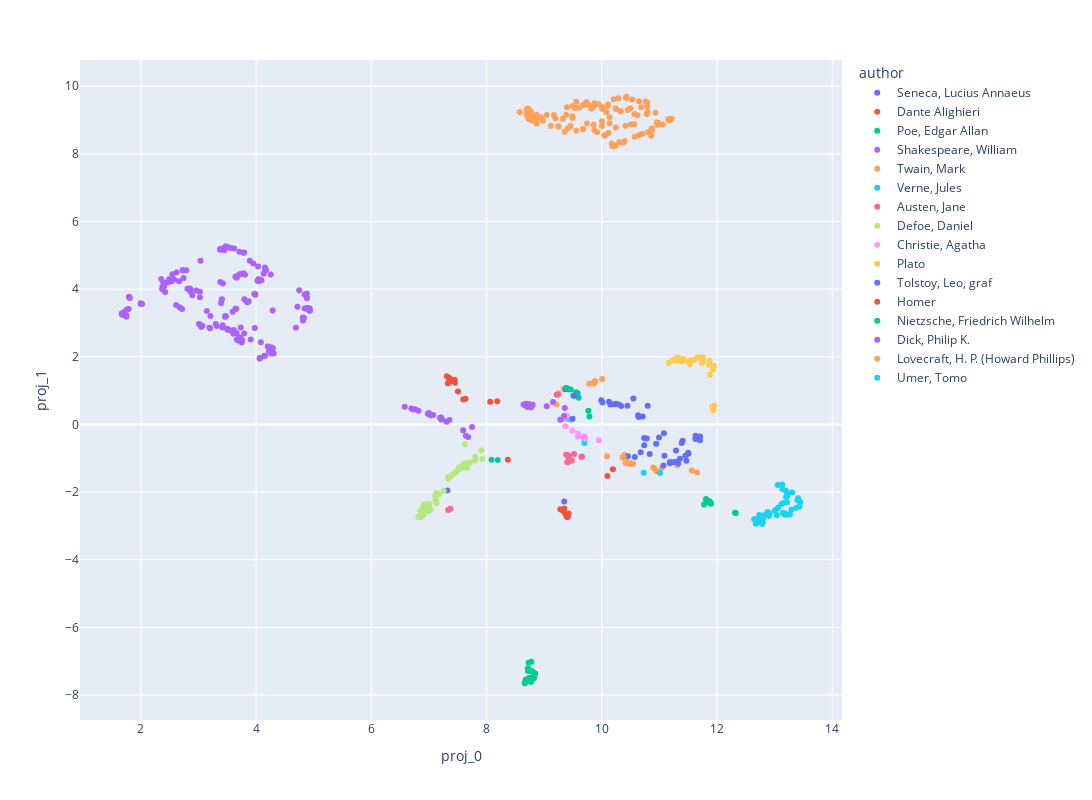

The notebook cell saved with this chart:
### Code cell
fig = px.scatter(data_frame = library_select_proj,
                 x='proj_0',
                 y='proj_1',
                 width=1200,
                 height=800,
                 color= 'author',
                 hover_data= ['title']
                 )

fig.show()

### Figure 1 — Plotly figure (JSON) as saved in the notebook; plotly's stock layout.template omitted (floating-point values rounded to 4 significant figures; data arrays with more than 128 entries replaced by an {"elided": "..."} marker saying what was removed)
{"data": [{"customdata": [["Apocolocyntosis"], ["L. Annaeus Seneca on Benefits"], ["Two Tragedies of Seneca: Medea and The Daughters of Troy: Rendered into English Verse"], ["Seneca's Morals of a Happy Life, Benefits, Anger and Clemency"], ["The Tragedies of Seneca: Translated into English Verse, to Which Have Been Appended Comparative Analyses of the Corresponding Greek and Roman Plays, and a Mythological Index"], ["Index of the Project Gutenberg Works of Lucius Annaeus Seneca"], ["Minor Dialogues, Together With the Dialogue on Clemency"]], "hovertemplate": "author=Seneca, Lucius Annaeus<br>proj_0=%{x}<br>proj_1=%{y}<br>title=%{customdata[0]}<extra></extra>", "legendgroup": "Seneca, Lucius Annaeus", "marker": {"color": "#636efa", "symbol": "circle"}, "mode": "markers", "name": "Seneca, Lucius Annaeus", "orientation": "v", "showlegend": true, "type": "scatter", "x": [9.579, 10.8, 10.55, 7.319, 9.348, 9.421, 11.18], "xaxis": "x", "y": [0.9246, 0.5503, 0.7637, -1.956, -2.281, 1.039, -1.149], "yaxis": "y"}, {"customdata": [["Divine Comedy, Longfellow's Translation, Hell"], ["Divine Comedy, Longfellow's Translation, Purgatory"], ["Divine Comedy, Longfellow's Translation, Paradise"], ["Divine Comedy, Longfellow's Translation, Complete"], ["Divine Comedy, Cary's Translation, Hell"], ["Divine Comedy, Cary's Translation, Purgatory"], ["Divine Comedy, Cary's Translation, Paradise"], ["Divine Comedy, Cary's Translation, Complete"], ["The Banquet (Il Convito)"], ["The Divine Comedy, Volume 1, Hell"], ["The Divine Comedy, Volume 2, Purgatory"], ["The Divine Comedy, Volume 3, Paradise"], ["The New Life (La Vita Nuova)"], ["The Divine Comedy of Dante Alighieri: The Inferno"], ["The Vision of Dante: A story for little children and a talk to their mothers: (Second Edition)"], ["The vision of hell.: By Dante Alighieri.; Translated by Rev. Henry Francis Cary, M.A.; and illustrated with the seventy-five designs of Gustave Doré."], ["The Divine Comedy by Dante, Illustrated, Purgatory, Complete"], ["The Divine Comedy by Dante, Illustrated, Paradise, Complete"], ["The divine comedy"]], "hovertemplate": "author=Dante Alighieri<br>proj_0=%{x}<br>proj_1=%{y}<br>title=%{customdata[0]}<extra></extra>", "legendgroup": "Dante Alighieri", "marker": {"color": "#EF553B", "symbol": "circle"}, "mode": "markers", "name": "Dante Alighieri", "orientation": "v", "showlegend": true, "type": "scatter", "x": [7.327, 7.375, 7.357, 7.375, 7.369, 7.358, 7.394, 7.405, 8.063, 7.502, 7.634, 7.594, 8.185, 8.368, 9.221, 7.452, 7.31, 7.445, 7.348], "xaxis": "x", "y": [1.218, 1.28, 1.284, 1.271, 1.283, 1.366, 1.307, 1.296, 0.6703, 0.976, 0.7617, 0.7403, 0.6881, -1.045, 0.8848, 1.23, 1.425, 1.32, 1.375], "yaxis": "y"}, {"customdata": [["The Complete Poetical Works of Edgar Allan Poe: Including Essays on Poetry"], ["First Project Gutenberg Collection of Edgar Allan Poe"], ["The Cask of Amontillado"], ["The Masque of the Red Death"], ["The Raven"], ["Le Corbeau = The Raven"], ["The Raven"], ["The Works of Edgar Allan Poe — Volume 1"], ["The Works of Edgar Allan Poe — Volume 2"], ["The Works of Edgar Allan Poe — Volume 3"], ["The Works of Edgar Allan Poe — Volume 4"], ["The Works of Edgar Allan Poe — Volume 5"], ["The Works of Edgar Allan Poe, The Raven Edition: Table Of Contents And Index Of The Five Volumes"], ["Eureka: A Prose Poem"], ["The Raven: Illustrated"], ["The Bells, and Other Poems"], ["The Narrative of Arthur Gordon Pym of Nantucket: Comprising the details of a mutiny and atrocious butchery on board the American brig Grampus, on her way to the South Seas, in the month of June, 1827."], ["The Raven, and The Philosophy of Composition"], ["Selections from Poe"]], "hovertemplate": "author=Poe, Edgar Allan<br>proj_0=%{x}<br>proj_1=%{y}<br>title=%{customdata[0]}<extra></extra>", "legendgroup": "Poe, Edgar Allan", "marker": {"color": "#00cc96", "symbol": "circle"}, "mode": "markers", "name": "Poe, Edgar Allan", "orientation": "v", "showlegend": true, "type": "scatter", "x": [11.82, 9.598, 9.459, 9.504, 9.373, 9.57, 9.554, 11.89, 11.77, 12.31, 11.9, 11.81, 11.84, 9.782, 9.363, 9.767, 12.32, 9.548, 11.87], "xaxis": "x", "y": [-2.21, 0.7858, 1.033, 0.846, 1.08, 0.8985, 0.9535, -2.32, -2.37, -2.615, -2.344, -2.216, -2.298, 0.2385, 1.043, 0.4021, -2.618, 0.8721, -2.27], "yaxis": "y"}, {"customdata": {"elided": "178x1 str values"}, "hovertemplate": "author=Shakespeare, William<br>proj_0=%{x}<br>proj_1=%{y}<br>title=%{customdata[0]}<extra></extra>", "legendgroup": "Shakespeare, William", "marker": {"color": "#ab63fa", "symbol": "circle"}, "mode": "markers", "name": "Shakespeare, William", "orientation": "v", "showlegend": true, "type": "scatter", "x": {"elided": "178 float values"}, "xaxis": "x", "y": {"elided": "178 float values"}, "yaxis": "y"}, {"customdata": [["The Tragedy of Pudd'nhead Wilson"], ["Extract from Captain Stormfield's Visit to Heaven"], ["A Horse's Tale"], ["A Tramp Abroad"], ["The Man That Corrupted Hadleyburg"], ["The $30,000 Bequest, and Other Stories"], ["The Prince and the Pauper"], ["Extracts from Adam's Diary, translated from the original ms."], ["Editorial Wild Oats"], ["Chapters from My Autobiography"], ["Is Shakespeare Dead?: From My Autobiography"], ["Life on the Mississippi"], ["On the Decay of the Art of Lying"], ["Personal Recollections of Joan of Arc — Volume 1"], ["Personal Recollections of Joan of Arc — Volume 2"], ["The Works of Mark Twain: An Index of all Project Gutenberg Editions"], ["Following the Equator: A Journey Around the World"], ["In Defence of Harriet Shelley"], ["Fenimore Cooper's Literary Offences"], ["Essays on Paul Bourget"], ["A Dog's Tale"], ["Mark Twain's Burlesque Autobiography"], ["The Innocents Abroad"], ["Roughing It"], ["The Gilded Age: A Tale of Today"], ["The American Claimant"], ["A Double Barrelled Detective Story"], ["The Stolen White Elephant"], ["Some Rambling Notes of an Idle Excursion"], ["The Facts Concerning the Recent Carnival of Crime in Connecticut"], ["Alonzo Fitz, and Other Stories"], ["Those Extraordinary Twins"], ["The Mysterious Stranger, and Other Stories"], ["Christian Science"], ["Mark Twain's Speeches"], ["Sketches New and Old"], ["1601: Conversation as it was by the Social Fireside in the Time of the Tudors"], ["Goldsmith's Friend Abroad Again"], ["The Curious Republic of Gondour, and Other Whimsical Sketches"], ["Mark Twain's Letters — Volume 1 (1853-1866)"], ["Mark Twain's Letters — Volume 2 (1867-1875)"], ["Mark Twain's Letters — Volume 3 (1876-1885)"], ["Mark Twain's Letters — Volume 4 (1886-1900)"], ["Mark Twain's Letters — Volume 5 (1901-1906)"], ["Mark Twain's Letters — Volume 6 (1907-1910)"], ["Mark Twain's Letters — Complete (1853-1910)"], ["The Entire Project Gutenberg Works of Mark Twain"], ["The Adventures of Huckleberry Finn (Tom Sawyer's Comrade)"], ["How to Tell a Story, and Other Essays"], ["The Man That Corrupted Hadleyburg, and Other Stories"], ["The Treaty With China, its Provisions Explained: New York Tribune, Tuesday, August 28, 1868"], ["Quotations from the Project Gutenberg Editions of the Works of Mark Twain"], ["The Mysterious Stranger: A Romance"], ["The Innocents Abroad — Volume 01"], ["The Innocents Abroad — Volume 02"], ["The Innocents Abroad — Volume 03"], ["The Innocents Abroad — Volume 04"], ["The Innocents Abroad — Volume 05"], ["The Innocents Abroad — Volume 06"], ["A Tramp Abroad — Volume 01"], ["A Tramp Abroad — Volume 02"], ["A Tramp Abroad — Volume 03"], ["A Tramp Abroad — Volume 04"], ["A Tramp Abroad — Volume 05"], ["A Tramp Abroad — Volume 06"], ["A Tramp Abroad — Volume 07"], ["Following the Equator: A Journey Around the World. Part 1"], ["Following the Equator: A Journey Around the World. Part 2"], ["Following the Equator: A Journey Around the World. Part 3"], ["Following the Equator: A Journey Around the World. Part 4"], ["Following the Equator: A Journey Around the World. Part 5"], ["Following the Equator: A Journey Around the World. Part 6"], ["Following the Equator: A Journey Around the World. Part 7"], ["The Gilded Age, Part 1."], ["The Gilded Age, Part 2."], ["The Gilded Age, Part 3."], ["The Gilded Age, Part 4."], ["The Gilded Age, Part 5."], ["The Gilded Age, Part 6."], ["The Gilded Age, Part 7."], ["Sketches New and Old, Part 1."], ["Sketches New and Old, Part 2."], ["Sketches New and Old, Part 3."], ["Sketches New and Old, Part 4."], ["Sketches New and Old, Part 5."], ["Sketches New and Old, Part 6."], ["Sketches New and Old, Part 7."], ["Merry Tales"], ["Moments with Mark Twain"], ["The £1,000,000 bank-note, and other new stories"], ["To the Person Sitting in Darkness"], ["King Leopold's Soliloquy: A Defense of His Congo Rule"], ["Europe and elsewhere"], ["Adventures of Huckleberry Finn, Chapters 01 to 05"], ["Adventures of Huckleberry Finn, Chapters 06 to 10"], ["Adventures of Huckleberry Finn, Chapters 11 to 15"], ["Adventures of Huckleberry Finn, Chapters 16 to 20"], ["Adventures of Huckleberry Finn, Chapters 21 to 25"], ["Adventures of Huckleberry Finn, Chapters 26 to 30"], ["Adventures of Huckleberry Finn, Chapters 31 to 35"], ["Adventures of Huckleberry Finn, Chapters 36 to the Last"], ["The Prince and the Pauper, Part 1."], ["The Prince and the Pauper, Part 2."], ["The Prince and the Pauper, Part 3."], ["The Prince and the Pauper, Part 4."], ["The Prince and the Pauper, Part 5."], ["The Prince and the Pauper, Part 6."], ["The Prince and the Pauper, Part 7."], ["The Prince and the Pauper, Part 8."], ["The Prince and the Pauper, Part 9."], ["The Adventures of Tom Sawyer, Part 1."], ["The Adventures of Tom Sawyer, Part 2."], ["The Adventures of Tom Sawyer, Part 3."], ["The Adventures of Tom Sawyer, Part 4."], ["The Adventures of Tom Sawyer, Part 5."], ["The Adventures of Tom Sawyer, Part 6."], ["The Adventures of Tom Sawyer, Part 7."], ["The Adventures of Tom Sawyer, Part 8."], ["A Connecticut Yankee in King Arthur's Court, Part 1."], ["A Connecticut Yankee in King Arthur's Court, Part 2."], ["A Connecticut Yankee in King Arthur's Court, Part 3."], ["A Connecticut Yankee in King Arthur's Court, Part 4."], ["A Connecticut Yankee in King Arthur's Court, Part 5."], ["A Connecticut Yankee in King Arthur's Court, Part 6."], ["A Connecticut Yankee in King Arthur's Court, Part 7."], ["A Connecticut Yankee in King Arthur's Court, Part 8."], ["A Connecticut Yankee in King Arthur's Court, Part 9."], ["Eve's Diary, Complete"]], "hovertemplate": "author=Twain, Mark<br>proj_0=%{x}<br>proj_1=%{y}<br>title=%{customdata[0]}<extra></extra>", "legendgroup": "Twain, Mark", "marker": {"color": "#FFA15A", "symbol": "circle"}, "mode": "markers", "name": "Twain, Mark", "orientation": "v", "showlegend": true, "type": "scatter", "x": [10.43, 9.606, 10.54, 10.68, 9.671, 10.87, 9.87, 9.734, 9.489, 10.95, 9.354, 11.56, 9.21, 10.3, 10.4, 9.25, 10.79, 9.323, 8.723, 9.252, 8.698, 9.045, 10.99, 11.65, 10.37, 10.89, 9.818, 9.169, 9.673, 8.758, 10.91, 10.36, 10.04, 10.39, 10.24, 10.86, 9.112, 10.42, 9.917, 10.93, 10.8, 11.18, 11.21, 10.62, 11.17, 11.15, 11.06, 10.57, 8.722, 10.24, 8.576, 9.38, 10.05, 10.56, 10.78, 10.95, 10.98, 10.41, 10.51, 9.555, 9.556, 11.04, 10.08, 10.79, 10.21, 11.31, 10.76, 10.29, 10.43, 10.5, 10.64, 10.42, 10.53, 10.0, 10.24, 9.535, 10.45, 10.2, 10.17, 10.19, 10.11, 10.14, 10.71, 10.65, 9.673, 10.57, 10.25, 10.13, 10.96, 10.87, 8.695, 8.771, 10.79, 9.708, 9.873, 10.1, 10.11, 10.0, 10.32, 10.01, 10.33, 8.806, 8.943, 8.729, 8.977, 9.743, 10.5, 8.866, 8.858, 9.787, 9.193, 10.0, 9.858, 10.41, 9.494, 8.864, 8.695, 9.458, 9.488, 9.455, 9.243, 9.947, 9.411, 9.855, 10.44, 10.5, 9.394, 8.788], "xaxis": "x", "y": [-1.085, 9.362, -1.163, 9.376, 9.442, 8.754, 8.705, 9.532, 9.117, -1.392, 8.654, -1.365, 0.5876, 8.351, 8.381, 0.9191, 9.52, 9.041, 9.073, 8.805, 9.14, 9.151, 8.87, -1.419, 8.333, -1.276, 9.344, 9.153, 8.732, 9.01, -1.311, -0.9723, 8.552, -0.9014, 9.353, 8.533, 8.833, -1.008, 8.64, 9.218, 8.648, 9.024, 9.036, 9.14, 8.993, 9.034, 8.871, 9.176, 9.339, 8.779, 9.241, 9.161, 8.535, 8.873, 9.175, 8.93, 8.921, 8.834, 8.877, 9.544, 8.682, -1.281, 9.233, 9.404, 9.612, -1.208, 9.548, 9.647, 9.69, 9.348, 9.555, 9.652, 9.612, 8.963, 8.249, 9.356, 9.297, 8.218, 8.305, 8.233, 8.615, 9.082, 8.594, 8.559, 8.734, 8.508, 9.326, 8.907, 8.865, 8.698, 9.231, 9.253, 9.249, 9.471, 9.499, 9.412, 9.46, 9.384, 9.26, 9.325, 9.264, 8.978, 9.085, 9.034, 8.978, 8.9, -1.169, 8.898, 9.021, 9.437, 9.051, 8.827, 9.394, -1.141, 9.415, 9.157, 9.311, 0.1342, 9.058, 8.827, 8.816, 9.47, 8.76, 8.863, -1.155, -1.145, 9.377, 9.11], "yaxis": "y"}, {"customdata": [["An Antarctic Mystery"], ["Around the World in Eighty Days"], ["The Adventures of a Special Correspondent Among the Various Races and Countries of Central Asia: Being the Exploits and Experiences of Claudius Bombarnac of \"The Twentieth Century\""], ["Facing the Flag"], ["Dick Sand: A Captain at Fifteen"], ["The Mysterious Island"], ["The Moon-Voyage"], ["Ticket No. \"9672\""], ["Off on a Comet! a Journey through Planetary Space"], ["The Underground City; Or, The Black Indies: (Sometimes Called The Child of the Cavern)"], ["A Voyage in a Balloon (1852)"], ["All Around the Moon"], ["Twenty Thousand Leagues under the Sea"], ["The Survivors of the Chancellor: Diary of J.R. Kazallon, Passenger"], ["The Survivors of the Chancellor"], ["Michael Strogoff; Or, The Courier of the Czar"], ["A Journey to the Centre of the Earth"], ["In the Year 2889"], ["In Search of the Castaways; Or, The Children of Captain Grant"], ["The Secret of the Island"], ["Around the World in Eighty Days. Junior Deluxe Edition"], ["The English at the North Pole: Part I of the Adventures of Captain Hatteras"], ["Godfrey Morgan: A Californian Mystery"], ["Celebrated Travels and Travellers, Part 1.: The Exploration of the World"], ["Twenty Thousand Leagues Under the Seas: An Underwater Tour of the World"], ["Celebrated Travels and Travellers, Part 2.: The Great Navigators of the Eighteenth Century"], ["Celebrated Travels and Travellers, Part 3.: The Great Explorers of the Nineteenth Century"], ["The Pearl of Lima: A Story of True Love"], ["A Winter Amid the Ice, and Other Thrilling Stories"], ["The Voyages and Adventures of Captain Hatteras"], ["Eight Hundred Leagues on the Amazon"], ["Round the World in Eighty Days"], ["Abandoned"], ["Five Weeks in a Balloon: Or, Journeys and Discoveries in Africa by Three Englishmen"], ["A Journey into the Interior of the Earth"], ["Robur the Conqueror"], ["The Master of the World"], ["From the Earth to the Moon, Direct in Ninety-Seven Hours and Twenty Minutes: and a Trip Round It"], ["In Search of the Castaways: A Romantic Narrative of the Loss of Captain Grant of the Brig Britannia and of the Adventures of His Children and Friends in His Discovery and Rescue"], ["Index of the Project Gutenberg Works of Jules Verne"], ["The Purchase of the North Pole: A sequel to \"From the earth to the moon\""], ["The Castaways of the Flag: The Final Adventures of the Swiss Family Robinson"], ["Meridiana: The Adventures of Three Englishmen and Three Russians: In  South Africa"], ["A Floating City, and The Blockade Runners"], ["The Fur Country: Or, Seventy Degrees North Latitude"], ["The Mysterious Island"]], "hovertemplate": "author=Verne, Jules<br>proj_0=%{x}<br>proj_1=%{y}<br>title=%{customdata[0]}<extra></extra>", "legendgroup": "Verne, Jules", "marker": {"color": "#19d3f3", "symbol": "circle"}, "mode": "markers", "name": "Verne, Jules", "orientation": "v", "showlegend": true, "type": "scatter", "x": [13.21, 13.44, 13.15, 13.14, 13.14, 12.67, 13.02, 9.696, 13.43, 13.05, 9.694, 13.0, 12.78, 12.88, 12.92, 13.22, 12.85, 9.4, 12.8, 12.78, 13.4, 13.27, 13.19, 12.68, 12.75, 12.79, 12.64, 13.13, 13.06, 13.22, 13.18, 13.41, 12.7, 12.9, 13.04, 13.2, 13.38, 13.21, 12.73, 13.29, 13.3, 13.23, 13.12, 13.18, 12.8, 12.79], "xaxis": "x", "y": [-2.299, -2.292, -2.324, -1.91, -2.62, -2.934, -2.547, -0.5495, -2.424, -1.792, -0.4108, -2.542, -2.717, -2.586, -2.631, -2.671, -2.662, 0.1737, -2.689, -2.947, -2.238, -2.661, -1.957, -2.803, -2.775, -2.771, -2.803, -1.774, -2.462, -2.108, -2.626, -2.179, -2.873, -2.704, -2.686, -2.142, -2.467, -2.118, -2.674, -2.524, -2.009, -2.036, -2.36, -2.661, -2.779, -2.897], "yaxis": "y"}, {"customdata": [["Persuasion"], ["Love and Freindship [sic]"], ["Northanger Abbey"], ["Pride and Prejudice"], ["Mansfield Park"], ["Emma"], ["Sense and Sensibility"], ["Sense and Sensibility"], ["The Complete Project Gutenberg Works of Jane Austen: A Linked Index of all PG Editions of Jane Austen"], ["Pride and Prejudice, a play founded on Jane Austen's novel"], ["The Letters of Jane Austen: Selected from the compilation of her great nephew, Edward, Lord Bradbourne"], ["Pride and Prejudice"], ["The Watsons: By Jane Austen, Concluded by L. Oulton"], ["Lady Susan"]], "hovertemplate": "author=Austen, Jane<br>proj_0=%{x}<br>proj_1=%{y}<br>title=%{customdata[0]}<extra></extra>", "legendgroup": "Austen, Jane", "marker": {"color": "#FF6692", "symbol": "circle"}, "mode": "markers", "name": "Austen, Jane", "orientation": "v", "showlegend": true, "type": "scatter", "x": [9.434, 9.427, 9.654, 7.333, 9.645, 9.518, 9.48, 9.413, 9.241, 9.379, 9.399, 7.371, 9.439, 9.397], "xaxis": "x", "y": [-1.026, -0.9645, -0.9486, -2.533, -0.9663, -0.8737, -1.073, -1.11, 0.886, -0.8989, -1.115, -2.496, -0.9339, -0.8973], "yaxis": "y"}, {"customdata": [["The Life and Adventures of Robinson Crusoe of York, Mariner, Volume 1: With an Account of His Travels Round Three Parts of the Globe,; Written By Himself, in Two Volumes"], ["From London to Land's End: and Two Letters from the \"Journey through England by a Gentleman\""], ["The Life and Most Surprising Adventures of Robinson Crusoe, of York, Mariner (1801)"], ["Memoirs of a Cavalier: A Military Journal of the Wars in Germany, and the Wars in England.; From the Year 1632 to the Year 1648."], ["The Life and Adventures of Robinson Crusoe (1808)"], ["The History of the Remarkable Life of John Sheppard: Containing a Particular Account of His Many Robberies and Escapes"], ["A Vindication of the Press"], ["Military Memoirs of Capt. George Carleton"], ["Memoirs of Major Alexander Ramkins (1718)"], ["The Complete English Tradesman (1839 ed.)"], ["History of the Plague in London"], ["Dickory Cronke: The Dumb Philosopher, or, Great Britain's Wonder"], ["Everybody's Business Is Nobody's Business: Or, Private Abuses, Public Grievances; Exemplified in the Pride, Insolence, and Exorbitant Wages of Our Women, Servants, Footmen, &c."], ["Atalantis Major"], ["The True-Born Englishman: A Satire"], ["The Fortunate Mistress (Parts 1 and 2): or a History of the Life of Mademoiselle de Beleau Known by the Name of the Lady Roxana"], ["The History of the Devil, As Well Ancient as Modern: In Two Parts"], ["An Appeal to Honour and Justice, Though It Be of His Worst Enemies.: Being A True Account of His Conduct in Public Affairs."], ["An Humble Proposal to the People of England, for the Increase of their Trade, and Encouragement of Their Manufactures: Whether the Present Uncertainty of Affairs Issues in Peace or War"], ["Second Thoughts are Best: Or a Further Improvement of a Late Scheme to Prevent Street Robberies"], ["Augusta Triumphans: Or, the Way to Make London the Most Flourishing City in the Universe"], ["A New Voyage Round the World by a Course Never Sailed Before"], ["A True Relation of the Apparition of one Mrs. Veal: The Next Day after Her Death, to one Mrs. Bargrave, at Canterbury, the 8th of September, 1705; which Apparition Recommends the Perusal of Drelincourt's Book of Consolations against the Fears of Death"], ["Reasons Against the Succession of the House of Hanover: With an Enquiry How Far the Abdication of King James, Supposing It to Be Legal, Ought to Affect the Person of the Pretender"], ["A Seasonable Warning and Caution against the Insinuations of Papists and Jacobites in favour of the Pretender: Being a Letter from an Englishman at the Court of Hanover"], ["An Answer to a Question that Nobody thinks of, viz., But what if the Queen should Die?"], ["The Lay-Man's Sermon upon the Late Storm: Held forth at an Honest Coffee-House-Conventicle"], ["And What if the Pretender should Come?: Or Some Considerations of the Advantages and Real Consequences of the Pretender's Possessing the Crown of Great Britain"], ["The Fortunes and Misfortunes of the Famous Moll Flanders"], ["A Short Narrative of the Life and Actions of His Grace John, D. of Marlborogh"], ["A Journal of the Plague Year: Being Observations or Memorials of the Most Remarkable Occurrences, as Well Public as Private, Which Happened in London During the Last Great Visitation in 1665. Written by a Citizen Who Continued All the While in London"], ["The King of Pirates: Being an Account of the Famous Enterprises of Captain Avery, the Mock King of Madagascar"], ["A General History of the Pyrates:: from their first rise and settlement in the island of Providence, to the present time"], ["An Essay Upon Projects"], ["The Storm. An Essay."], ["The Storm: or, a Collection of the most Remarkable Casualties and Disasters which Happen'd in the Late Dreadful Tempest, both by Sea and Land"], ["The Life and Adventures of Robinson Crusoe"], ["The History and Remarkable Life of the Truly Honourable Colonel Jacque, Commonly Called Colonel Jack"], ["The Friendly Daemon, or the Generous Apparition: Being a True Narrative of a Miraculous Cure, Newly Perform'd Upon That Famous Deaf and Dumb Gentleman, Dr. Duncan Campbel, by a Familiar Spirit That Appear'd to Him in a White Surplice, Like a Cathedral Singing Boy"], ["The Further Adventures of Robinson Crusoe"], ["The History of the Pyrates. Vol. II.: Containing the lives of Captain Misson, Captain Bowen, Captain Kidd, Captain Tew, Captain Halsey, Captain White, Captain Condent, Captain Bellamy, Captain Fly, Captain Howard, Captain Lewis, Captain Cornelius, Captain Williams, Captain Burgess, Captain North, and their several crews"], ["The Life, Adventures & Piracies of the Famous Captain Singleton"], ["Robinson Crusoe, Told to the Children by John Lang"], ["The Consolidator; or, Memoirs of Sundry Transactions from the World in the Moon"], ["Tour through the Eastern Counties of England, 1722"]], "hovertemplate": "author=Defoe, Daniel<br>proj_0=%{x}<br>proj_1=%{y}<br>title=%{customdata[0]}<extra></extra>", "legendgroup": "Defoe, Daniel", "marker": {"color": "#B6E880", "symbol": "circle"}, "mode": "markers", "name": "Defoe, Daniel", "orientation": "v", "showlegend": true, "type": "scatter", "x": [6.86, 7.256, 6.813, 6.92, 6.835, 7.474, 7.436, 7.028, 7.121, 6.852, 6.875, 7.39, 7.554, 7.348, 7.923, 7.113, 7.329, 7.393, 7.331, 7.53, 7.495, 7.131, 7.909, 7.805, 7.651, 7.803, 7.6, 7.618, 6.967, 7.713, 6.876, 7.108, 6.909, 7.174, 7.622, 6.999, 6.828, 6.956, 7.663, 7.006, 6.987, 7.123, 7.651, 6.897, 7.113], "xaxis": "x", "y": [-2.737, -1.966, -2.747, -2.363, -2.738, -1.407, -1.449, -2.523, -2.025, -2.542, -2.661, -1.506, -1.294, -1.553, -1.019, -2.243, -1.609, -1.519, -1.57, -1.262, -1.347, -2.332, -0.766, -0.9471, -1.138, -1.066, -1.161, -1.253, -2.513, -1.126, -2.591, -2.108, -2.671, -2.067, -0.5851, -2.35, -2.712, -2.441, -1.284, -2.457, -2.568, -2.267, -1.243, -2.431, -2.287], "yaxis": "y"}, {"customdata": [["The Secret Adversary"], ["The Murder on the Links"], ["The Man in the Brown Suit"], ["Poirot Investigates"], ["The Secret of Chimneys"], ["The Plymouth Express Affair"], ["The Hunter's Lodge Case"], ["The Missing Will"], ["The murder of Roger Ackroyd"], ["The Big Four"], ["The Mysterious Affair at Styles"]], "hovertemplate": "author=Christie, Agatha<br>proj_0=%{x}<br>proj_1=%{y}<br>title=%{customdata[0]}<extra></extra>", "legendgroup": "Christie, Agatha", "marker": {"color": "#FF97FF", "symbol": "circle"}, "mode": "markers", "name": "Christie, Agatha", "orientation": "v", "showlegend": true, "type": "scatter", "x": [9.586, 9.588, 9.949, 9.488, 9.712, 9.367, 9.342, 9.399, 9.714, 9.696, 9.6], "xaxis": "x", "y": [-0.2731, -0.3604, -0.4693, -0.1888, -0.3953, -0.05095, 0.1588, 0.2534, -0.4239, -0.3498, -0.345], "yaxis": "y"}, {"customdata": [["Apology, Crito, and Phaedo of Socrates"], ["The Republic"], ["The Republic"], ["Critias"], ["Timaeus"], ["Lysis"], ["Charmides"], ["Laches"], ["Protagoras"], ["Euthydemus"], ["Symposium"], ["Cratylus"], ["Ion"], ["Phaedrus"], ["Euthyphro"], ["Meno"], ["Apology"], ["Crito"], ["Phaedo"], ["Gorgias"], ["Menexenus"], ["Parmenides"], ["Theaetetus"], ["Sophist"], ["Statesman"], ["Philebus"], ["Laws"], ["The Project Gutenberg Works of Plato: An Index"], ["The Republic of Plato"]], "hovertemplate": "author=Plato<br>proj_0=%{x}<br>proj_1=%{y}<br>title=%{customdata[0]}<extra></extra>", "legendgroup": "Plato", "marker": {"color": "#FECB52", "symbol": "circle"}, "mode": "markers", "name": "Plato", "orientation": "v", "showlegend": true, "type": "scatter", "x": [11.93, 11.94, 11.92, 11.53, 11.88, 11.43, 11.86, 11.3, 11.75, 11.37, 11.61, 11.38, 11.24, 11.87, 11.16, 11.54, 11.75, 11.32, 11.95, 11.71, 11.67, 11.86, 11.52, 11.42, 11.28, 11.74, 11.87, 9.334, 11.95], "xaxis": "x", "y": [1.624, 0.4225, 0.5197, 1.781, 1.471, 1.883, 1.776, 1.895, 1.986, 1.919, 1.922, 1.86, 1.901, 1.843, 1.815, 1.9, 1.926, 1.988, 1.73, 1.958, 1.985, 1.766, 1.862, 1.932, 1.927, 1.821, 1.884, 1.059, 0.5577], "yaxis": "y"}, {"customdata": [["Anna Karenina"], ["The Awakening: (The Resurrection)"], ["Resurrection"], ["Childhood"], ["The Forged Coupon, and Other Stories"], ["Boyhood"], ["War and Peace"], ["Youth"], ["Plays: Complete Edition, Including the Posthumous Plays"], ["The Power of Darkness"], ["The First Distiller"], ["Fruits of Culture"], ["The Live Corpse"], ["The Cause of it All"], ["The Light Shines in Darkness"], ["\"Bethink Yourselves!\""], ["Tolstoy on Shakespeare: A Critical Essay on Shakespeare"], ["The Census in Moscow"], ["What to Do? Thoughts Evoked By the Census of Moscow"], ["What to Do? Thoughts Evoked by the Census of Moscow"], ["On the Significance of Science and Art"], ["Fables for Children, Stories for Children, Natural Science Stories, Popular Education, Decembrists, Moral Tales"], ["Where Love is There God is Also"], ["What Shall We Do?"], ["A Russian Proprietor, and Other Stories"], ["\"The Kingdom of God Is Within You\": Christianity Not as a Mystic Religion but as a New Theory of Life"], ["The Kingdom of God is Within You / Christianity and Patriotism / Miscellanies"], ["The Kingdom of God is Within You; What is Art?"], ["My Religion"], ["Katia"], ["\"The Kingdom of God Is Within You\": Christianity Not as a Mystic Religion but as a New Theory of Life"], ["The Journal of Leo Tolstoi (First Volume—1895-1899)"], ["Sevastopol"], ["The Cossacks: A Tale of 1852"], ["Three Days in the Village, and Other Sketches.: Written from September 1909 to July 1910."], ["Tolstoi for the young: Select tales from Tolstoi"], ["The Invaders, and Other Stories"], ["Index of the Project Gutenberg Works of Leon Tolstoy"], ["Sebastopol"], ["What Men Live By, and Other Tales"], ["What Is Art?"], ["The Devil"], ["The Kreutzer Sonata and Other Stories"], ["A Letter to a Hindu"], ["Father Sergius"], ["Master and Man"]], "hovertemplate": "author=Tolstoy, Leo, graf<br>proj_0=%{x}<br>proj_1=%{y}<br>title=%{customdata[0]}<extra></extra>", "legendgroup": "Tolstoy, Leo, graf", "marker": {"color": "#636efa", "symbol": "circle"}, "mode": "markers", "name": "Tolstoy, Leo, graf", "orientation": "v", "showlegend": true, "type": "scatter", "x": [11.5, 11.7, 11.45, 11.07, 11.29, 10.45, 11.5, 11.33, 9.521, 10.15, 10.13, 10.21, 10.25, 9.991, 10.3, 10.73, 10.78, 10.01, 11.39, 11.4, 10.99, 11.36, 10.34, 11.63, 11.28, 11.64, 11.63, 11.71, 10.94, 11.09, 11.62, 10.74, 11.08, 10.83, 10.71, 10.57, 11.47, 9.364, 11.18, 10.68, 11.67, 10.63, 11.24, 10.44, 10.64, 9.493], "xaxis": "x", "y": [-0.8389, -0.4666, -0.9265, -1.216, -0.7676, -0.9372, -0.865, -1.155, 0.8494, 0.593, 0.6745, 0.5967, 0.6113, 0.7172, 0.5878, -0.3997, -0.4137, 0.6467, -0.5475, -0.4832, -0.3872, -1.011, 0.547, -0.3332, -1.105, -0.4056, -0.3883, -0.3594, -0.5691, -0.9278, -0.4301, -0.6179, -0.2574, -0.8766, 0.2313, -0.9655, -1.075, 1.051, -1.107, -0.8243, -0.3904, 0.2725, -1.12, 0.5528, 0.2213, 0.1684], "yaxis": "y"}, {"customdata": [["The Iliad of Homer: Translated into English Blank Verse by William Cowper"], ["The Odyssey: Rendered into English prose for the use of those who cannot read the original"], ["The Odyssey of Homer"], ["The Iliad"], ["The Iliad"], ["The Odyssey of Homer"], ["Odysseus, the Hero of Ithaca: Adapted from the Third Book of the Primary Schools of Athens, Greece"], ["The Iliad"], ["The Odyssey"], ["The Adventures of Ulysses the Wanderer"], ["The Odysseys of Homer, together with the shorter poems"], ["The Iliads of Homer: Translated according to the Greek"], ["The Iliad"], ["The Iliad"]], "hovertemplate": "author=Homer<br>proj_0=%{x}<br>proj_1=%{y}<br>title=%{customdata[0]}<extra></extra>", "legendgroup": "Homer", "marker": {"color": "#EF553B", "symbol": "circle"}, "mode": "markers", "name": "Homer", "orientation": "v", "showlegend": true, "type": "scatter", "x": [9.389, 9.279, 9.351, 9.368, 9.332, 9.405, 10.1, 9.358, 9.425, 10.19, 9.316, 9.401, 9.392, 9.407], "xaxis": "x", "y": [-2.723, -2.506, -2.482, -2.632, -2.548, -2.72, -1.523, -2.607, -2.635, -1.321, -2.536, -2.721, -2.698, -2.74], "yaxis": "y"}, {"customdata": [["Homer and Classical Philology"], ["We Philologists: Complete Works of Friedrich Nietzsche, Volume 8"], ["The Antichrist"], ["Thus Spake Zarathustra: A Book for All and None"], ["The Case of Wagner, Nietzsche Contra Wagner, and Selected Aphorisms."], ["On the Future of our Educational Institutions"], ["Human, All-Too-Human: A Book for Free Spirits, Part 2"], ["Human, All Too Human: A Book for Free Spirits"], ["Thoughts Out of Season, Part II"], ["The Dawn of Day"], ["Beyond Good and Evil"], ["The Birth of Tragedy; or, Hellenism and Pessimism"], ["Early Greek Philosophy & Other Essays: Collected Works, Volume Two"], ["On the Future of our Educational Institutions; Homer and Classical Philology: Complete Works, Volume Three"], ["Thoughts out of Season, Part I: David Strauss, the Confessor and the Writer - Richard Wagner in Bayreuth."], ["Human, All-Too-Human: A Book for Free Spirits, Part 1: Complete Works, Volume Six"], ["The Joyful Wisdom (\"La Gaya Scienza\"): Complete Works, Volume Ten"], ["The Case of Wagner: Complete Works, Volume 8"], ["Ecce Homo: Complete Works, Volume Seventeen"], ["The Twilight of the Idols; or, How to Philosophize with the Hammer. The Antichrist: Complete Works, Volume Sixteen"], ["The Genealogy of Morals: The Complete Works, Volume Thirteen, edited by Dr. Oscar Levy."], ["The Joyful Wisdom (\"La Gaya Scienza\")"], ["The Will to Power: An Attempted Transvaluation of All Values. Book I and II"], ["The Will to Power: An Attempted Transvaluation of All Values. Book III and IV"], ["Thoughts out of Season, Part I"], ["Index of the Project Gutenberg Works of Friedrich Nietzsche"]], "hovertemplate": "author=Nietzsche, Friedrich Wilhelm<br>proj_0=%{x}<br>proj_1=%{y}<br>title=%{customdata[0]}<extra></extra>", "legendgroup": "Nietzsche, Friedrich Wilhelm", "marker": {"color": "#00cc96", "symbol": "circle"}, "mode": "markers", "name": "Nietzsche, Friedrich Wilhelm", "orientation": "v", "showlegend": true, "type": "scatter", "x": [8.084, 8.76, 8.718, 8.194, 8.825, 8.781, 8.843, 8.778, 8.764, 8.775, 8.77, 8.732, 8.832, 8.802, 8.677, 8.81, 8.677, 8.789, 8.756, 8.768, 8.729, 8.661, 8.77, 8.718, 8.726, 9.391], "xaxis": "x", "y": [-1.046, -7.295, -7.293, -1.048, -7.49, -7.29, -7.363, -7.014, -7.507, -7.555, -7.605, -7.265, -7.414, -7.321, -7.546, -7.515, -7.631, -7.501, -7.496, -7.612, -7.044, -7.653, -7.561, -7.212, -7.502, 1.075], "yaxis": "y"}, {"customdata": [["Beyond Lies the Wub"], ["Beyond the Door"], ["The Crystal Crypt"], ["The Defenders"], ["The Gun"], ["The Skull"], ["The Eyes Have It"], ["Second Variety"], ["The Variable Man"], ["Mr. Spaceship"], ["Piper in the Woods"], ["Tony and the Beetles"], ["The Hanging Stranger"], ["Prize ship"]], "hovertemplate": "author=Dick, Philip K.<br>proj_0=%{x}<br>proj_1=%{y}<br>title=%{customdata[0]}<extra></extra>", "legendgroup": "Dick, Philip K.", "marker": {"color": "#ab63fa", "symbol": "circle"}, "mode": "markers", "name": "Dick, Philip K.", "orientation": "v", "showlegend": true, "type": "scatter", "x": [9.044, 9.153, 9.28, 8.686, 8.73, 9.343, 9.357, 8.705, 8.688, 8.661, 8.641, 8.8, 8.77, 8.687], "xaxis": "x", "y": [0.5378, 0.6643, 0.1369, 0.5816, 0.6063, 0.2518, 0.4861, 0.5166, 0.6097, 0.5829, 0.5861, 0.583, 0.4986, 0.5598], "yaxis": "y"}, {"customdata": [["Writings in the United Amateur, 1915-1922"], ["The Shunned House"], ["The Dunwich Horror"], ["The colour out of space"], ["The call of Cthulhu"], ["He"], ["The festival"], ["The lurking fear"]], "hovertemplate": "author=Lovecraft, H. P. (Howard Phillips)<br>proj_0=%{x}<br>proj_1=%{y}<br>title=%{customdata[0]}<extra></extra>", "legendgroup": "Lovecraft, H. P. (Howard Phillips)", "marker": {"color": "#FFA15A", "symbol": "circle"}, "mode": "markers", "name": "Lovecraft, H. P. (Howard Phillips)", "orientation": "v", "showlegend": true, "type": "scatter", "x": [10.38, 10.09, 9.872, 9.868, 10.01, 9.862, 9.782, 9.888], "xaxis": "x", "y": [-0.9856, -0.9369, 1.268, 1.247, 1.345, 1.213, 1.205, 1.274], "yaxis": "y"}, {"customdata": [["Deathway"], ["Lambda"]], "hovertemplate": "author=Umer, Tomo<br>proj_0=%{x}<br>proj_1=%{y}<br>title=%{customdata[0]}<extra></extra>", "legendgroup": "Umer, Tomo", "marker": {"color": "#19d3f3", "symbol": "circle"}, "mode": "markers", "name": "Umer, Tomo", "orientation": "v", "showlegend": true, "type": "scatter", "x": [10.73, 11.01], "xaxis": "x", "y": [-1.432, -1.437], "yaxis": "y"}], "layout": {"height": 800, "legend": {"title": {"text": "author"}, "tracegroupgap": 0}, "margin": {"t": 60}, "width": 1200, "xaxis": {"anchor": "y", "domain": [0, 1], "title": {"text": "proj_0"}}, "yaxis": {"anchor": "x", "domain": [0, 1], "title": {"text": "proj_1"}}}}
